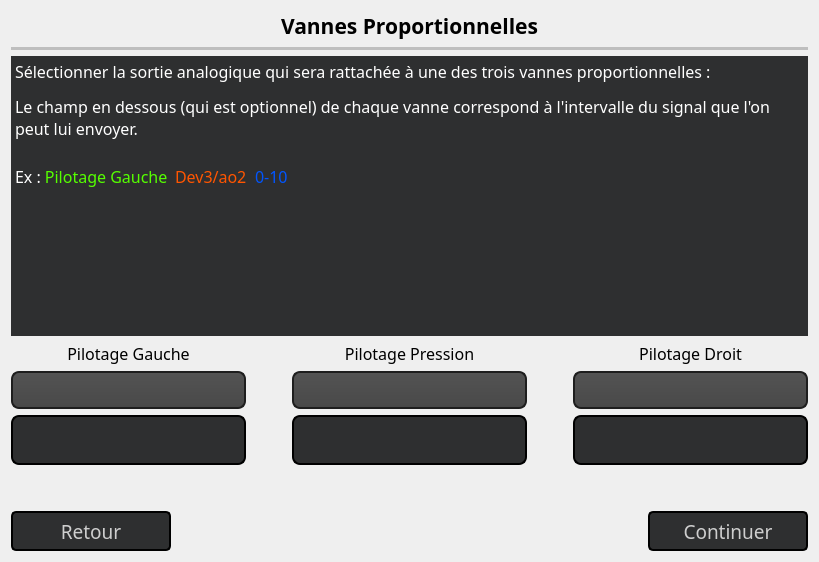
        <widget class="QWidget" name="pageVanneP">
         <layout class="QGridLayout" name="gridLayout_17">
          <item row="0" column="0">
           <layout class="QVBoxLayout" name="verticalLayout_23">
            <item>
             <layout class="QVBoxLayout" name="verticalLayout_19">
              <item>
               <widget class="QLabel" name="labelConfigTitre_6">
                <property name="sizePolicy">
                 <sizepolicy hsizetype="Preferred" vsizetype="Maximum">
                  <horstretch>0</horstretch>
                  <verstretch>0</verstretch>
                 </sizepolicy>
                </property>
                <property name="font">
                 <font>
                  <family>Quicksand SemiBold</family>
                  <pointsize>16</pointsize>
                  <weight>75</weight>
                  <bold>true</bold>
                 </font>
                </property>
                <property name="styleSheet">
                 <string notr="true">QLabel#labelConfigTitre{
	color: rgb(255, 255, 255);
}</string>
                </property>
                <property name="text">
                 <string>Vannes Proportionnelles</string>
                </property>
                <property name="alignment">
                 <set>Qt::AlignCenter</set>
                </property>
                <property name="textInteractionFlags">
                 <set>Qt::NoTextInteraction</set>
                </property>
               </widget>
              </item>
              <item>
               <widget class="Line" name="line_6">
                <property name="enabled">
                 <bool>false</bool>
                </property>
                <property name="sizePolicy">
                 <sizepolicy hsizetype="Minimum" vsizetype="Maximum">
                  <horstretch>0</horstretch>
                  <verstretch>0</verstretch>
                 </sizepolicy>
                </property>
                <property name="minimumSize">
                 <size>
                  <width>0</width>
                  <height>0</height>
                 </size>
                </property>
                <property name="maximumSize">
                 <size>
                  <width>16777215</width>
                  <height>3</height>
                 </size>
                </property>
                <property name="autoFillBackground">
                 <bool>false</bool>
                </property>
                <property name="frameShadow">
                 <enum>QFrame::Plain</enum>
                </property>
                <property name="lineWidth">
                 <number>5</number>
                </property>
                <property name="orientation">
                 <enum>Qt::Horizontal</enum>
                </property>
               </widget>
              </item>
             </layout>
            </item>
            <item>
             <widget class="QTextEdit" name="tEInfoVannesProp">
              <property name="sizePolicy">
               <sizepolicy hsizetype="Expanding" vsizetype="Expanding">
                <horstretch>0</horstretch>
                <verstretch>0</verstretch>
               </sizepolicy>
              </property>
              <property name="minimumSize">
               <size>
                <width>797</width>
                <height>280</height>
               </size>
              </property>
              <property name="font">
               <font>
                <family>Quicksand Medium</family>
               </font>
              </property>
              <property name="styleSheet">
               <string notr="true">QTextEdit#tEInfoVannesProp{
	background-color: rgb(46, 47, 48);
	color: rgb(255, 255, 255);
}</string>
              </property>
              <property name="frameShape">
               <enum>QFrame::NoFrame</enum>
              </property>
              <property name="html">
               <string>&lt;!DOCTYPE HTML PUBLIC &quot;-//W3C//DTD HTML 4.0//EN&quot; &quot;http://www.w3.org/TR/REC-html40/strict.dtd&quot;&gt;
&lt;html&gt;&lt;head&gt;&lt;meta name=&quot;qrichtext&quot; content=&quot;1&quot; /&gt;&lt;style type=&quot;text/css&quot;&gt;
p, li { white-space: pre-wrap; }
&lt;/style&gt;&lt;/head&gt;&lt;body style=&quot; font-family:'Quicksand Medium'; font-size:7.8pt; font-weight:400; font-style:normal;&quot;&gt;
&lt;p style=&quot; margin-top:12px; margin-bottom:12px; margin-left:0px; margin-right:0px; -qt-block-indent:0; text-indent:0px;&quot;&gt;&lt;span style=&quot; font-size:12pt;&quot;&gt;Sélectionner la sortie analogique qui sera rattachée à une des trois vannes proportionnelles :&lt;/span&gt;&lt;/p&gt;
&lt;p style=&quot; margin-top:12px; margin-bottom:12px; margin-left:0px; margin-right:0px; -qt-block-indent:0; text-indent:0px;&quot;&gt;&lt;span style=&quot; font-size:12pt;&quot;&gt;Le champ en dessous (qui est optionnel) de chaque vanne correspond à l'intervalle du signal que l'on peut lui envoyer.&lt;/span&gt;&lt;br /&gt;&lt;/p&gt;
&lt;p style=&quot; margin-top:12px; margin-bottom:12px; margin-left:0px; margin-right:0px; -qt-block-indent:0; text-indent:0px;&quot;&gt;&lt;span style=&quot; font-size:12pt;&quot;&gt;Ex : &lt;/span&gt;&lt;span style=&quot; font-size:12pt; color:#55ff00;&quot;&gt;Pilotage Gauche	&lt;/span&gt;&lt;span style=&quot; font-size:12pt; color:#ff5500;&quot;&gt;Dev3/ao2	&lt;/span&gt;&lt;span style=&quot; font-size:12pt; color:#0055ff;&quot;&gt;0-10&lt;/span&gt;&lt;/p&gt;&lt;/body&gt;&lt;/html&gt;</string>
              </property>
             </widget>
            </item>
            <item>
             <layout class="QHBoxLayout" name="horizontalLayout_19">
              <item>
               <layout class="QVBoxLayout" name="verticalLayout_20">
                <item>
                 <widget class="QLabel" name="label_8">
                  <property name="font">
                   <font>
                    <family>Quicksand Medium</family>
                    <pointsize>12</pointsize>
                   </font>
                  </property>
                  <property name="text">
                   <string>Pilotage Gauche</string>
                  </property>
                  <property name="alignment">
                   <set>Qt::AlignCenter</set>
                  </property>
                 </widget>
                </item>
                <item>
                 <widget class="QComboBox" name="cBAOVanneG">
                  <property name="sizePolicy">
                   <sizepolicy hsizetype="Expanding" vsizetype="Fixed">
                    <horstretch>0</horstretch>
                    <verstretch>0</verstretch>
                   </sizepolicy>
                  </property>
                  <property name="minimumSize">
                   <size>
                    <width>0</width>
                    <height>38</height>
                   </size>
                  </property>
                  <property name="font">
                   <font>
                    <family>Quicksand SemiBold</family>
                    <pointsize>12</pointsize>
                    <weight>75</weight>
                    <bold>true</bold>
                   </font>
                  </property>
                  <property name="styleSheet">
                   <string notr="true">QComboBox#cBAOVanneG
{
	color: rgb(208, 208, 208);
    background-color: QLinearGradient( x1: 0, y1: 0, x2: 0, y2: 1, stop: 0 #565656, stop: 0.1 #525252, stop: 0.5 #4e4e4e, stop: 0.9 #4a4a4a, stop: 1 #464646);
    border: 2px solid #1e1e1e;
    border-radius: 8px;
    padding: 1px 0px 1px 10px;
}

QComboBox#cBAOVanneG:hover
{
    border: 2px solid black;
    color: white;
}

QComboBox#cBAOVanneG QAbstractItemView
{
	background-color: rgb(46, 47, 48);
	border: 2px solid black;
	selection-background-color: rgb(81, 81, 81);
	border-top: none;
}

QComboBox#cBAOVanneG::drop-down
{
     subcontrol-origin: padding;
     subcontrol-position: top right;
     width: 15px;
     color: white;
     border-left-color: darkgray;
     padding-left: 10px;
 }

</string>
                  </property>
                 </widget>
                </item>
                <item>
                 <widget class="QLineEdit" name="lEValueVanneG">
                  <property name="minimumSize">
                   <size>
                    <width>0</width>
                    <height>50</height>
                   </size>
                  </property>
                  <property name="font">
                   <font>
                    <family>Quicksand</family>
                    <pointsize>10</pointsize>
                    <weight>50</weight>
                    <bold>false</bold>
                   </font>
                  </property>
                  <property name="styleSheet">
                   <string notr="true">QLineEdit#lEValueVanneG{
	color: rgb(255, 255, 255);
	background-color: rgb(46, 47, 48);
	border: 2px solid black;
	border-radius: 8px;
	padding-left: 5px;
}</string>
                  </property>
                  <property name="text">
                   <string/>
                  </property>
                  <property name="readOnly">
                   <bool>false</bool>
                  </property>
                 </widget>
                </item>
               </layout>
              </item>
              <item>
               <spacer name="horizontalSpacer_21">
                <property name="orientation">
                 <enum>Qt::Horizontal</enum>
                </property>
                <property name="sizeType">
                 <enum>QSizePolicy::Minimum</enum>
                </property>
                <property name="sizeHint" stdset="0">
                 <size>
                  <width>40</width>
                  <height>20</height>
                 </size>
                </property>
               </spacer>
              </item>
              <item>
               <layout class="QVBoxLayout" name="verticalLayout_21">
                <item>
                 <widget class="QLabel" name="label_9">
                  <property name="font">
                   <font>
                    <family>Quicksand Medium</family>
                    <pointsize>12</pointsize>
                   </font>
                  </property>
                  <property name="text">
                   <string>Pilotage Pression</string>
                  </property>
                  <property name="alignment">
                   <set>Qt::AlignCenter</set>
                  </property>
                 </widget>
                </item>
                <item>
                 <widget class="QComboBox" name="cBAOVanneP">
                  <property name="sizePolicy">
                   <sizepolicy hsizetype="Expanding" vsizetype="Fixed">
                    <horstretch>0</horstretch>
                    <verstretch>0</verstretch>
                   </sizepolicy>
                  </property>
                  <property name="minimumSize">
                   <size>
                    <width>0</width>
                    <height>38</height>
                   </size>
                  </property>
                  <property name="font">
                   <font>
                    <family>Quicksand SemiBold</family>
                    <pointsize>12</pointsize>
                    <weight>75</weight>
                    <bold>true</bold>
                   </font>
                  </property>
                  <property name="styleSheet">
                   <string notr="true">QComboBox#cBAOVanneP
{
	color: rgb(208, 208, 208);
    background-color: QLinearGradient( x1: 0, y1: 0, x2: 0, y2: 1, stop: 0 #565656, stop: 0.1 #525252, stop: 0.5 #4e4e4e, stop: 0.9 #4a4a4a, stop: 1 #464646);
    border: 2px solid #1e1e1e;
    border-radius: 8px;
    padding: 1px 0px 1px 10px;
}

QComboBox#cBAOVanneP:hover
{
    border: 2px solid black;
    color: white;
}

QComboBox#cBAOVanneP QAbstractItemView
{
	background-color: rgb(46, 47, 48);
	border: 2px solid black;
	selection-background-color: rgb(81, 81, 81);
	border-top: none;
}

QComboBox#cBAOVanneP::drop-down
{
     subcontrol-origin: padding;
     subcontrol-position: top right;
     width: 15px;
     color: white;
     border-left-color: darkgray;
     padding-left: 10px;
 }

</string>
                  </property>
                 </widget>
                </item>
                <item>
                 <widget class="QLineEdit" name="lEValueVanneP">
                  <property name="minimumSize">
                   <size>
                    <width>0</width>
                    <height>50</height>
                   </size>
                  </property>
                  <property name="font">
                   <font>
                    <family>Quicksand</family>
                    <pointsize>10</pointsize>
                    <weight>50</weight>
                    <bold>false</bold>
                   </font>
                  </property>
                  <property name="styleSheet">
                   <string notr="true">QLineEdit#lEValueVanneP{
	color: rgb(255, 255, 255);
	background-color: rgb(46, 47, 48);
	border: 2px solid black;
	border-radius: 8px;
	padding-left: 5px;
}</string>
                  </property>
                  <property name="text">
                   <string/>
                  </property>
                  <property name="readOnly">
                   <bool>false</bool>
                  </property>
                 </widget>
                </item>
               </layout>
              </item>
              <item>
               <spacer name="horizontalSpacer_22">
                <property name="orientation">
                 <enum>Qt::Horizontal</enum>
                </property>
                <property name="sizeType">
                 <enum>QSizePolicy::Minimum</enum>
                </property>
                <property name="sizeHint" stdset="0">
                 <size>
                  <width>40</width>
                  <height>20</height>
                 </size>
                </property>
               </spacer>
              </item>
              <item>
               <layout class="QVBoxLayout" name="verticalLayout_22">
                <item>
                 <widget class="QLabel" name="label_10">
                  <property name="font">
                   <font>
                    <family>Quicksand Medium</family>
                    <pointsize>12</pointsize>
                   </font>
                  </property>
                  <property name="text">
                   <string>Pilotage Droit</string>
                  </property>
                  <property name="alignment">
                   <set>Qt::AlignCenter</set>
                  </property>
                 </widget>
                </item>
                <item>
                 <widget class="QComboBox" name="cBAOVanneD">
                  <property name="sizePolicy">
                   <sizepolicy hsizetype="Expanding" vsizetype="Fixed">
                    <horstretch>0</horstretch>
                    <verstretch>0</verstretch>
                   </sizepolicy>
                  </property>
                  <property name="minimumSize">
                   <size>
                    <width>0</width>
                    <height>38</height>
                   </size>
                  </property>
                  <property name="font">
                   <font>
                    <family>Quicksand SemiBold</family>
                    <pointsize>12</pointsize>
                    <weight>75</weight>
                    <bold>true</bold>
                   </font>
                  </property>
                  <property name="styleSheet">
                   <string notr="true">QComboBox#cBAOVanneD
{
	color: rgb(208, 208, 208);
    background-color: QLinearGradient( x1: 0, y1: 0, x2: 0, y2: 1, stop: 0 #565656, stop: 0.1 #525252, stop: 0.5 #4e4e4e, stop: 0.9 #4a4a4a, stop: 1 #464646);
    border: 2px solid #1e1e1e;
    border-radius: 8px;
    padding: 1px 0px 1px 10px;
}

QComboBox#cBAOVanneD:hover
{
    border: 2px solid black;
    color: white;
}

QComboBox#cBAOVanneD QAbstractItemView
{
	background-color: rgb(46, 47, 48);
	border: 2px solid black;
	selection-background-color: rgb(81, 81, 81);
	border-top: none;
}

QComboBox#cBAOVanneD::drop-down
{
     subcontrol-origin: padding;
     subcontrol-position: top right;
     width: 15px;
     color: white;
     border-left-color: darkgray;
     padding-left: 10px;
 }

</string>
                  </property>
                 </widget>
                </item>
                <item>
                 <widget class="QLineEdit" name="lEValueVanneD">
                  <property name="minimumSize">
                   <size>
                    <width>0</width>
                    <height>50</height>
                   </size>
                  </property>
                  <property name="font">
                   <font>
                    <family>Quicksand</family>
                    <pointsize>10</pointsize>
                    <weight>50</weight>
                    <bold>false</bold>
                   </font>
                  </property>
                  <property name="styleSheet">
                   <string notr="true">QLineEdit#lEValueVanneD{
	color: rgb(255, 255, 255);
	background-color: rgb(46, 47, 48);
	border: 2px solid black;
	border-radius: 8px;
	padding-left: 5px;
}</string>
                  </property>
                  <property name="text">
                   <string/>
                  </property>
                  <property name="readOnly">
                   <bool>false</bool>
                  </property>
                 </widget>
                </item>
               </layout>
              </item>
             </layout>
            </item>
            <item>
             <spacer name="verticalSpacer_10">
              <property name="orientation">
               <enum>Qt::Vertical</enum>
              </property>
              <property name="sizeType">
               <enum>QSizePolicy::Expanding</enum>
              </property>
              <property name="sizeHint" stdset="0">
               <size>
                <width>20</width>
                <height>40</height>
               </size>
              </property>
             </spacer>
            </item>
            <item>
             <layout class="QHBoxLayout" name="horizontalLayout_18">
              <item>
               <widget class="QPushButton" name="pBRetour_2">
                <property name="enabled">
                 <bool>true</bool>
                </property>
                <property name="minimumSize">
                 <size>
                  <width>160</width>
                  <height>40</height>
                 </size>
                </property>
                <property name="maximumSize">
                 <size>
                  <width>160</width>
                  <height>40</height>
                 </size>
                </property>
                <property name="sizeIncrement">
                 <size>
                  <width>0</width>
                  <height>0</height>
                 </size>
                </property>
                <property name="font">
                 <font>
                  <family>Quicksand Medium</family>
                  <pointsize>14</pointsize>
                  <weight>50</weight>
                  <bold>false</bold>
                 </font>
                </property>
                <property name="styleSheet">
                 <string notr="true">QPushButton#pBRetour_2:hover{
	color: rgb(255, 255, 255);
	background-color: rgba(255, 0, 0, 70);
	border-color: rgb(98, 98, 98);
}

QPushButton#pBRetour_2{
	background-color: rgb(46, 47, 48);
	color: rgb(206, 206, 206);
	border: 2px solid black;
	border-radius: 5;
}</string>
                </property>
                <property name="text">
                 <string>Retour</string>
                </property>
               </widget>
              </item>
              <item>
               <spacer name="horizontalSpacer_20">
                <property name="orientation">
                 <enum>Qt::Horizontal</enum>
                </property>
                <property name="sizeHint" stdset="0">
                 <size>
                  <width>40</width>
                  <height>20</height>
                 </size>
                </property>
               </spacer>
              </item>
              <item>
               <widget class="QPushButton" name="pBContinuerConfig_3">
                <property name="enabled">
                 <bool>true</bool>
                </property>
                <property name="minimumSize">
                 <size>
                  <width>160</width>
                  <height>40</height>
                 </size>
                </property>
                <property name="maximumSize">
                 <size>
                  <width>220</width>
                  <height>40</height>
                 </size>
                </property>
                <property name="sizeIncrement">
                 <size>
                  <width>0</width>
                  <height>0</height>
                 </size>
                </property>
                <property name="font">
                 <font>
                  <family>Quicksand Medium</family>
                  <pointsize>14</pointsize>
                  <weight>50</weight>
                  <bold>false</bold>
                 </font>
                </property>
                <property name="styleSheet">
                 <string notr="true">QPushButton#pBContinuerConfig_3:hover{
	color: rgb(255, 255, 255);
	background-color: rgba(0, 170, 0, 60);
	border-color: rgb(98, 98, 98);
}

QPushButton#pBContinuerConfig_3{
	background-color: rgb(46, 47, 48);
	color: rgb(206, 206, 206);
	border: 2px solid black;
	border-radius: 5;
}</string>
                </property>
                <property name="text">
                 <string>Continuer</string>
                </property>
               </widget>
              </item>
             </layout>
            </item>
           </layout>
          </item>
         </layout>
        </widget>
